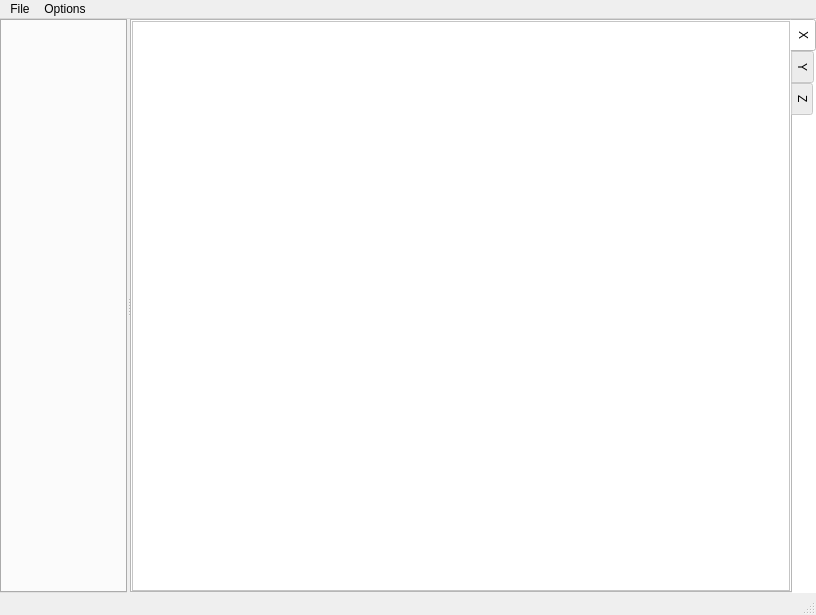
<?xml version="1.0" encoding="UTF-8"?>
<ui version="4.0">
 <class>MainWindow</class>
 <widget class="QMainWindow" name="MainWindow">
  <property name="geometry">
   <rect>
    <x>0</x>
    <y>0</y>
    <width>816</width>
    <height>615</height>
   </rect>
  </property>
  <property name="windowTitle">
   <string>MainWindow</string>
  </property>
  <widget class="QWidget" name="centralwidget">
   <layout class="QHBoxLayout" name="horizontalLayout">
    <property name="spacing">
     <number>0</number>
    </property>
    <property name="leftMargin">
     <number>0</number>
    </property>
    <property name="topMargin">
     <number>0</number>
    </property>
    <property name="rightMargin">
     <number>0</number>
    </property>
    <property name="bottomMargin">
     <number>0</number>
    </property>
    <item>
     <widget class="QSplitter" name="splitter">
      <property name="orientation">
       <enum>Qt::Horizontal</enum>
      </property>
      <property name="handleWidth">
       <number>3</number>
      </property>
      <widget class="QTabWidget" name="file_tab_widget">
       <property name="sizePolicy">
        <sizepolicy hsizetype="Expanding" vsizetype="Expanding">
         <horstretch>0</horstretch>
         <verstretch>0</verstretch>
        </sizepolicy>
       </property>
       <property name="tabPosition">
        <enum>QTabWidget::North</enum>
       </property>
       <property name="elideMode">
        <enum>Qt::ElideLeft</enum>
       </property>
       <property name="documentMode">
        <bool>false</bool>
       </property>
       <property name="tabsClosable">
        <bool>true</bool>
       </property>
      </widget>
      <widget class="QTabWidget" name="canvas_tab_widget">
       <property name="sizePolicy">
        <sizepolicy hsizetype="Preferred" vsizetype="Preferred">
         <horstretch>0</horstretch>
         <verstretch>0</verstretch>
        </sizepolicy>
       </property>
       <property name="palette">
        <palette>
         <active>
          <colorrole role="WindowText">
           <brush brushstyle="SolidPattern">
            <color alpha="255">
             <red>0</red>
             <green>0</green>
             <blue>0</blue>
            </color>
           </brush>
          </colorrole>
          <colorrole role="Button">
           <brush brushstyle="SolidPattern">
            <color alpha="255">
             <red>255</red>
             <green>255</green>
             <blue>255</blue>
            </color>
           </brush>
          </colorrole>
          <colorrole role="Light">
           <brush brushstyle="SolidPattern">
            <color alpha="255">
             <red>255</red>
             <green>255</green>
             <blue>255</blue>
            </color>
           </brush>
          </colorrole>
          <colorrole role="Midlight">
           <brush brushstyle="SolidPattern">
            <color alpha="255">
             <red>255</red>
             <green>255</green>
             <blue>255</blue>
            </color>
           </brush>
          </colorrole>
          <colorrole role="Dark">
           <brush brushstyle="SolidPattern">
            <color alpha="255">
             <red>127</red>
             <green>127</green>
             <blue>127</blue>
            </color>
           </brush>
          </colorrole>
          <colorrole role="Mid">
           <brush brushstyle="SolidPattern">
            <color alpha="255">
             <red>170</red>
             <green>170</green>
             <blue>170</blue>
            </color>
           </brush>
          </colorrole>
          <colorrole role="Text">
           <brush brushstyle="SolidPattern">
            <color alpha="255">
             <red>0</red>
             <green>0</green>
             <blue>0</blue>
            </color>
           </brush>
          </colorrole>
          <colorrole role="BrightText">
           <brush brushstyle="SolidPattern">
            <color alpha="255">
             <red>255</red>
             <green>255</green>
             <blue>255</blue>
            </color>
           </brush>
          </colorrole>
          <colorrole role="ButtonText">
           <brush brushstyle="SolidPattern">
            <color alpha="255">
             <red>0</red>
             <green>0</green>
             <blue>0</blue>
            </color>
           </brush>
          </colorrole>
          <colorrole role="Base">
           <brush brushstyle="SolidPattern">
            <color alpha="255">
             <red>255</red>
             <green>255</green>
             <blue>255</blue>
            </color>
           </brush>
          </colorrole>
          <colorrole role="Window">
           <brush brushstyle="SolidPattern">
            <color alpha="255">
             <red>255</red>
             <green>255</green>
             <blue>255</blue>
            </color>
           </brush>
          </colorrole>
          <colorrole role="Shadow">
           <brush brushstyle="SolidPattern">
            <color alpha="255">
             <red>0</red>
             <green>0</green>
             <blue>0</blue>
            </color>
           </brush>
          </colorrole>
          <colorrole role="AlternateBase">
           <brush brushstyle="SolidPattern">
            <color alpha="255">
             <red>255</red>
             <green>255</green>
             <blue>255</blue>
            </color>
           </brush>
          </colorrole>
          <colorrole role="ToolTipBase">
           <brush brushstyle="SolidPattern">
            <color alpha="255">
             <red>255</red>
             <green>255</green>
             <blue>220</blue>
            </color>
           </brush>
          </colorrole>
          <colorrole role="ToolTipText">
           <brush brushstyle="SolidPattern">
            <color alpha="255">
             <red>0</red>
             <green>0</green>
             <blue>0</blue>
            </color>
           </brush>
          </colorrole>
         </active>
         <inactive>
          <colorrole role="WindowText">
           <brush brushstyle="SolidPattern">
            <color alpha="255">
             <red>0</red>
             <green>0</green>
             <blue>0</blue>
            </color>
           </brush>
          </colorrole>
          <colorrole role="Button">
           <brush brushstyle="SolidPattern">
            <color alpha="255">
             <red>255</red>
             <green>255</green>
             <blue>255</blue>
            </color>
           </brush>
          </colorrole>
          <colorrole role="Light">
           <brush brushstyle="SolidPattern">
            <color alpha="255">
             <red>255</red>
             <green>255</green>
             <blue>255</blue>
            </color>
           </brush>
          </colorrole>
          <colorrole role="Midlight">
           <brush brushstyle="SolidPattern">
            <color alpha="255">
             <red>255</red>
             <green>255</green>
             <blue>255</blue>
            </color>
           </brush>
          </colorrole>
          <colorrole role="Dark">
           <brush brushstyle="SolidPattern">
            <color alpha="255">
             <red>127</red>
             <green>127</green>
             <blue>127</blue>
            </color>
           </brush>
          </colorrole>
          <colorrole role="Mid">
           <brush brushstyle="SolidPattern">
            <color alpha="255">
             <red>170</red>
             <green>170</green>
             <blue>170</blue>
            </color>
           </brush>
          </colorrole>
          <colorrole role="Text">
           <brush brushstyle="SolidPattern">
            <color alpha="255">
             <red>0</red>
             <green>0</green>
             <blue>0</blue>
            </color>
           </brush>
          </colorrole>
          <colorrole role="BrightText">
           <brush brushstyle="SolidPattern">
            <color alpha="255">
             <red>255</red>
             <green>255</green>
             <blue>255</blue>
            </color>
           </brush>
          </colorrole>
          <colorrole role="ButtonText">
           <brush brushstyle="SolidPattern">
            <color alpha="255">
             <red>0</red>
             <green>0</green>
             <blue>0</blue>
            </color>
           </brush>
          </colorrole>
          <colorrole role="Base">
           <brush brushstyle="SolidPattern">
            <color alpha="255">
             <red>255</red>
             <green>255</green>
             <blue>255</blue>
            </color>
           </brush>
          </colorrole>
          <colorrole role="Window">
           <brush brushstyle="SolidPattern">
            <color alpha="255">
             <red>255</red>
             <green>255</green>
             <blue>255</blue>
            </color>
           </brush>
          </colorrole>
          <colorrole role="Shadow">
           <brush brushstyle="SolidPattern">
            <color alpha="255">
             <red>0</red>
             <green>0</green>
             <blue>0</blue>
            </color>
           </brush>
          </colorrole>
          <colorrole role="AlternateBase">
           <brush brushstyle="SolidPattern">
            <color alpha="255">
             <red>255</red>
             <green>255</green>
             <blue>255</blue>
            </color>
           </brush>
          </colorrole>
          <colorrole role="ToolTipBase">
           <brush brushstyle="SolidPattern">
            <color alpha="255">
             <red>255</red>
             <green>255</green>
             <blue>220</blue>
            </color>
           </brush>
          </colorrole>
          <colorrole role="ToolTipText">
           <brush brushstyle="SolidPattern">
            <color alpha="255">
             <red>0</red>
             <green>0</green>
             <blue>0</blue>
            </color>
           </brush>
          </colorrole>
         </inactive>
         <disabled>
          <colorrole role="WindowText">
           <brush brushstyle="SolidPattern">
            <color alpha="255">
             <red>127</red>
             <green>127</green>
             <blue>127</blue>
            </color>
           </brush>
          </colorrole>
          <colorrole role="Button">
           <brush brushstyle="SolidPattern">
            <color alpha="255">
             <red>255</red>
             <green>255</green>
             <blue>255</blue>
            </color>
           </brush>
          </colorrole>
          <colorrole role="Light">
           <brush brushstyle="SolidPattern">
            <color alpha="255">
             <red>255</red>
             <green>255</green>
             <blue>255</blue>
            </color>
           </brush>
          </colorrole>
          <colorrole role="Midlight">
           <brush brushstyle="SolidPattern">
            <color alpha="255">
             <red>255</red>
             <green>255</green>
             <blue>255</blue>
            </color>
           </brush>
          </colorrole>
          <colorrole role="Dark">
           <brush brushstyle="SolidPattern">
            <color alpha="255">
             <red>127</red>
             <green>127</green>
             <blue>127</blue>
            </color>
           </brush>
          </colorrole>
          <colorrole role="Mid">
           <brush brushstyle="SolidPattern">
            <color alpha="255">
             <red>170</red>
             <green>170</green>
             <blue>170</blue>
            </color>
           </brush>
          </colorrole>
          <colorrole role="Text">
           <brush brushstyle="SolidPattern">
            <color alpha="255">
             <red>127</red>
             <green>127</green>
             <blue>127</blue>
            </color>
           </brush>
          </colorrole>
          <colorrole role="BrightText">
           <brush brushstyle="SolidPattern">
            <color alpha="255">
             <red>255</red>
             <green>255</green>
             <blue>255</blue>
            </color>
           </brush>
          </colorrole>
          <colorrole role="ButtonText">
           <brush brushstyle="SolidPattern">
            <color alpha="255">
             <red>127</red>
             <green>127</green>
             <blue>127</blue>
            </color>
           </brush>
          </colorrole>
          <colorrole role="Base">
           <brush brushstyle="SolidPattern">
            <color alpha="255">
             <red>255</red>
             <green>255</green>
             <blue>255</blue>
            </color>
           </brush>
          </colorrole>
          <colorrole role="Window">
           <brush brushstyle="SolidPattern">
            <color alpha="255">
             <red>255</red>
             <green>255</green>
             <blue>255</blue>
            </color>
           </brush>
          </colorrole>
          <colorrole role="Shadow">
           <brush brushstyle="SolidPattern">
            <color alpha="255">
             <red>0</red>
             <green>0</green>
             <blue>0</blue>
            </color>
           </brush>
          </colorrole>
          <colorrole role="AlternateBase">
           <brush brushstyle="SolidPattern">
            <color alpha="255">
             <red>255</red>
             <green>255</green>
             <blue>255</blue>
            </color>
           </brush>
          </colorrole>
          <colorrole role="ToolTipBase">
           <brush brushstyle="SolidPattern">
            <color alpha="255">
             <red>255</red>
             <green>255</green>
             <blue>220</blue>
            </color>
           </brush>
          </colorrole>
          <colorrole role="ToolTipText">
           <brush brushstyle="SolidPattern">
            <color alpha="255">
             <red>0</red>
             <green>0</green>
             <blue>0</blue>
            </color>
           </brush>
          </colorrole>
         </disabled>
        </palette>
       </property>
       <property name="autoFillBackground">
        <bool>true</bool>
       </property>
       <property name="tabPosition">
        <enum>QTabWidget::East</enum>
       </property>
       <property name="currentIndex">
        <number>0</number>
       </property>
       <widget class="QWidget" name="x_tab" native="true">
        <attribute name="title">
         <string>X</string>
        </attribute>
        <layout class="QVBoxLayout" name="canvas_layout">
         <property name="leftMargin">
          <number>0</number>
         </property>
         <property name="topMargin">
          <number>0</number>
         </property>
         <property name="rightMargin">
          <number>0</number>
         </property>
         <property name="bottomMargin">
          <number>0</number>
         </property>
         <item>
          <widget class="QFrame" name="x_canvas_frame">
           <property name="frameShape">
            <enum>QFrame::StyledPanel</enum>
           </property>
           <property name="frameShadow">
            <enum>QFrame::Raised</enum>
           </property>
           <layout class="QVBoxLayout" name="verticalLayout"/>
          </widget>
         </item>
        </layout>
       </widget>
       <widget class="QWidget" name="y_tab">
        <attribute name="title">
         <string>Y</string>
        </attribute>
        <layout class="QVBoxLayout" name="verticalLayout_2">
         <property name="leftMargin">
          <number>0</number>
         </property>
         <property name="topMargin">
          <number>0</number>
         </property>
         <property name="rightMargin">
          <number>0</number>
         </property>
         <property name="bottomMargin">
          <number>0</number>
         </property>
         <item>
          <widget class="QFrame" name="y_canvas_frame">
           <property name="frameShape">
            <enum>QFrame::StyledPanel</enum>
           </property>
           <property name="frameShadow">
            <enum>QFrame::Raised</enum>
           </property>
           <layout class="QVBoxLayout" name="verticalLayout_3"/>
          </widget>
         </item>
        </layout>
       </widget>
       <widget class="QWidget" name="z_tab">
        <attribute name="title">
         <string>Z</string>
        </attribute>
        <layout class="QVBoxLayout" name="verticalLayout_4">
         <property name="leftMargin">
          <number>0</number>
         </property>
         <property name="topMargin">
          <number>0</number>
         </property>
         <property name="rightMargin">
          <number>0</number>
         </property>
         <property name="bottomMargin">
          <number>0</number>
         </property>
         <item>
          <widget class="QFrame" name="z_canvas_frame">
           <property name="frameShape">
            <enum>QFrame::StyledPanel</enum>
           </property>
           <property name="frameShadow">
            <enum>QFrame::Raised</enum>
           </property>
           <layout class="QVBoxLayout" name="verticalLayout_5"/>
          </widget>
         </item>
        </layout>
       </widget>
      </widget>
     </widget>
    </item>
   </layout>
  </widget>
  <widget class="QMenuBar" name="menubar">
   <property name="geometry">
    <rect>
     <x>0</x>
     <y>0</y>
     <width>816</width>
     <height>21</height>
    </rect>
   </property>
   <widget class="QMenu" name="menuFile">
    <property name="title">
     <string>File</string>
    </property>
    <addaction name="actionOpen"/>
    <addaction name="separator"/>
    <addaction name="actionPrint_to_PDF"/>
   </widget>
   <widget class="QMenu" name="menuOptions">
    <property name="title">
     <string>Options</string>
    </property>
    <addaction name="actionPlot_Legend"/>
   </widget>
   <addaction name="menuFile"/>
   <addaction name="menuOptions"/>
  </widget>
  <widget class="QStatusBar" name="statusbar"/>
  <action name="actionOpen">
   <property name="text">
    <string>Open...</string>
   </property>
  </action>
  <action name="actionPrint_to_PDF">
   <property name="text">
    <string>Print to PDF</string>
   </property>
  </action>
  <action name="actionPlot_Legend">
   <property name="checkable">
    <bool>true</bool>
   </property>
   <property name="checked">
    <bool>true</bool>
   </property>
   <property name="text">
    <string>Plot Legend</string>
   </property>
  </action>
 </widget>
 <resources/>
 <connections/>
</ui>
